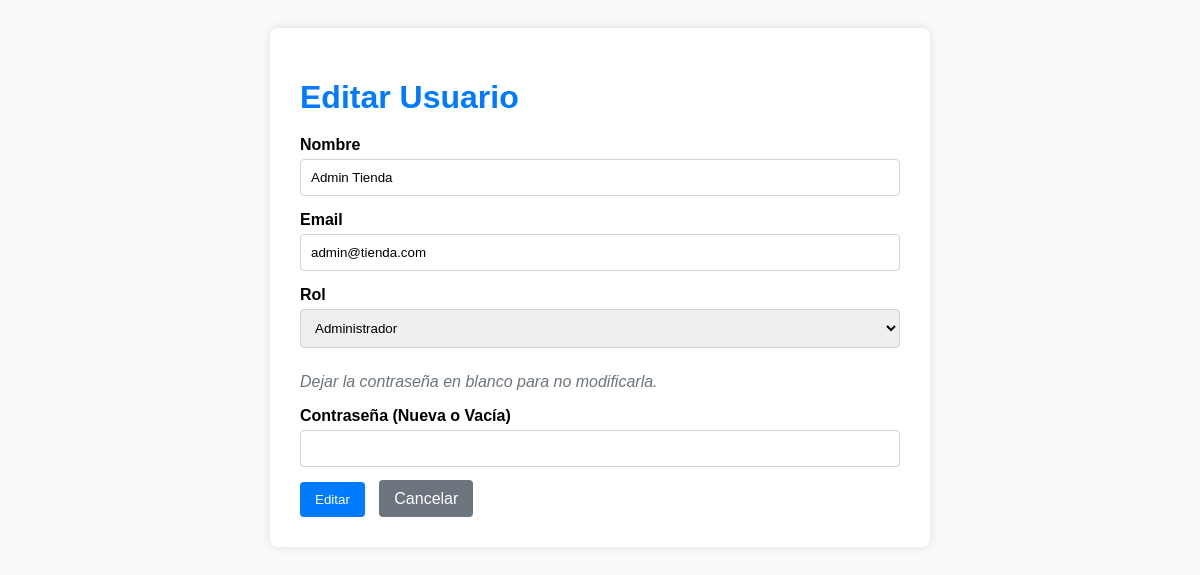
/admin/usuarios_form.php?id=1 (signed in), run on the app's committed database.
### tables this page shows
CREATE TABLE usuarios (
     
    id SERIAL PRIMARY KEY,
    nombre VARCHAR(100) NOT NULL,
    email VARCHAR(255) NOT NULL UNIQUE,
    password VARCHAR(255) NOT NULL,
    rol VARCHAR(15) NOT NULL DEFAULT 'cliente'
);

### src/data/DBUsuarios.php (called while the page is built, shortened)
<?php
function obtenerUsuarioPorId(int $id) {
    $db = conectarDB();
    $stmt = $db->prepare("SELECT id, nombre, email, rol FROM usuarios WHERE id = ?");
    $stmt->bind_param("i", $id);
    $stmt->execute();
    $resultado = $stmt->get_result();
    $usuario = $resultado->fetch_assoc();
    return $usuario;
}

### admin/usuarios_form.php (the view, shortened to what this page needs)
<?php
require_once __DIR__ . '/../src/data/DBUsuarios.php';
$usuario = [
    'id' => null,
    'nombre' => '',
    'email' => '',
    'rol' => 'cliente'
];
$accion = 'Crear';
if (isset($_GET['id'])) {
    $id = (int)$_GET['id'];
    $usuario_db = obtenerUsuarioPorId($id);
    if ($usuario_db) {
        $usuario = $usuario_db;
        $accion = 'Editar';
    } else {
        header('Location: admin_usuarios.php?error=usuario_no_encontrado');
        exit();
    }
}
?>
<!DOCTYPE html>
<html lang="es">
<head>
</head>
<body>
    <div class="container">
        <h1><?php echo $accion; ?> Usuario</h1>
        <form action="procesar_usuarios.php" method="POST">
            <div class="form-group">
                <label for="nombre">Nombre</label>
                <input type="text" id="nombre" name="nombre" value="<?php echo htmlspecialchars($usuario['nombre']); ?>" required>
            </div>
            <div class="form-group">
                <label for="email">Email</label>
                <input type="email" id="email" name="email" value="<?php echo htmlspecialchars($usuario['email']); ?>" required>
            </div>
            <div class="form-group">
                <label for="rol">Rol</label>
                <select id="rol" name="rol" required>
                    <option value="admin" <?php echo $usuario['rol'] === 'admin' ? 'selected' : ''; ?>>Administrador</option>
                </select>
            </div>
            <p style="margin-top: 25px; font-style: italic; color: #6c757d;">
                <?php echo $usuario['id'] ? 'Dejar la contraseña en blanco para no modificarla.' : 'Contraseña obligatoria para el nuevo usuario.'; ?>
            </p>
            <div class="form-group">
                <label for="password">Contraseña (Nueva o Vacía)</label>
                <input type="password" id="password" name="password" <?php echo $usuario['id'] ? '' : 'required'; ?>>
            </div>
            <button type="submit" class="btn-submit"><?php echo $accion; ?></button>
            <a href="admin_usuarios.php" class="btn-cancel">Cancelar</a>
        </form>
    </div>
</body>
</html>

### admin/usuarios_form.php (style rules this page uses)
body { font-family: sans-serif; padding: 20px; background-color: #f8f9fa; }
.container { max-width: 600px; margin: 0 auto; background: white; padding: 30px; border-radius: 8px; box-shadow: 0 0 10px rgba(0,0,0,0.1); }
h1 { color: #007bff; margin-bottom: 20px; }
.form-group { margin-bottom: 15px; }
label { display: block; margin-bottom: 5px; font-weight: bold; }
input[type="text"], input[type="email"], select, input[type="password"] { width: 100%; padding: 10px; border: 1px solid #ced4da; border-radius: 4px; box-sizing: border-box; }
.btn-submit { background-color: #007bff; color: white; padding: 10px 15px; border: none; border-radius: 4px; cursor: pointer; }
.btn-cancel { background-color: #6c757d; color: white; padding: 10px 15px; border: none; border-radius: 4px; cursor: pointer; text-decoration: none; margin-left: 10px; }

### data on the page
usuarios: nombre "Admin Tienda", email "admin@tienda.com", rol "Administrador"

### other printed values
$accion "Editar"
